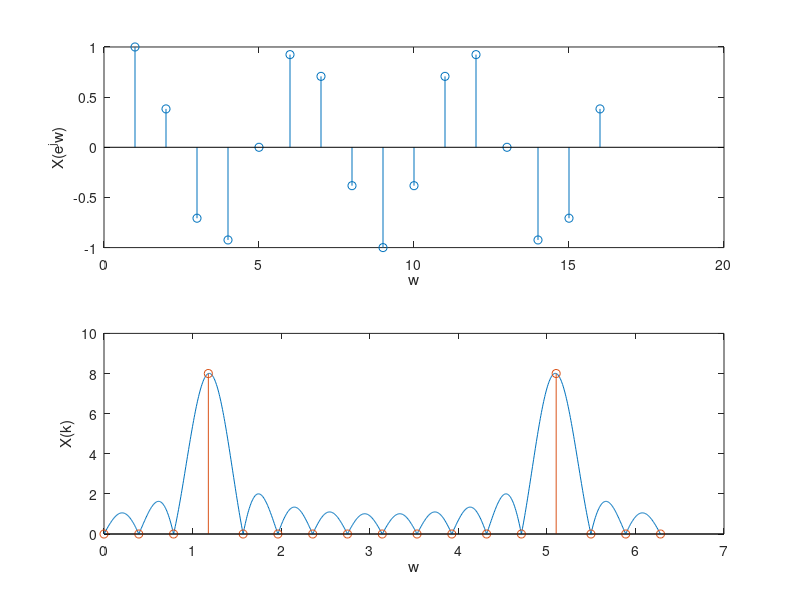

The MATLAB source for this figure:
  N=16;
  w=0:2*pi/1000:2*pi;
  n=0:N-1;
  x=cos(6*pi*n/N);
  x1=zeros(1,length(w));
  for i=1:length(w);
    for k=1:length(n);
      x1(i)=x1(i)+x(k)*exp(-j*w(i)*n(k));
    endfor
  endfor
  y=abs(x1);
  subplot(2,1,1);
  stem(x);
  ylabel("X(e^jw)");xlabel("w");
  subplot(2,1,2);
  plot(w,y);
  hold on
  w=0:2*pi/16:2*pi;
  x2=zeros(1,length(w));
  for i=1:length(w);
    for k=1:length(n);
      x2(i)=x2(i)+x(k)*exp(-j*w(i)*n(k));
    endfor
  endfor
  stem(w,abs(x2));
  ylabel("X(k)");xlabel("w");